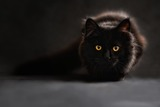
#> input picture data/cat_black_small.jpg, 160 x 107 px
$ jupyter execute local_image_operators.ipynb
#> lines starting #> are read from the running program, lines starting #| are printed output that depends on the picture; long printed decimals are rounded
# Local image operators
### Box Filter
Operator used for finding the sums of the elements.
$$ g(i,j) = \frac{1}{KL} \sum_{k,l} I(i-k, j-l)$$
where $K$ and $L$ is the size of the filter, $I$ - image.

[cell 1]
import numpy as np
def convolve(img, kernel):

    rows = img.shape[0];
    cols = img.shape[1];
    res = np.zeros((img.shape[0], img.shape[1]));
    # going over every pixel of the original image
    for r in range(0, rows):
        for c in range(0, cols):
#             print("r:",r, "c:",c)
            s = 0;
            # going over pixels of the kernel
            kernel_rows = kernel.shape[0]
            kernel_cols = kernel.shape[1]
            v = kernel_rows // 2;
            for kr in range(-v, v+1):
                for kc in range(-v, v+1):
                    ## border conditions
                    if ( (r+kr) < 0 or (r+kr) >= rows or (c+kc) < 0 or (c+kc) >= cols):
                        continue;
#                     print("kern. r:", r+kr, "c:", c+kc)
                    s = s + kernel[kr + v, kc + v]* img[r + kr, c + kc];
            res[r][c] = s;

    return res

[cell 2]
## Testing general convolution with box filter
print("Testing box filter with general convolution")
img1 = np.zeros((5,5))
img1[2,2] = 5;
print("Image 1  \n", img1)
ker = (np.zeros((3,3))+1)

## box filter
print("Box filter full")
res1 = convolve(img1, ker)
print(res1)

## Example 2
print(" == Example 2 ==")
img2 = np.array([[0.0, 1, 0, 2], [0,1,3,1], [1, 0, 0,2]])
print("Test image\n", img2)
print("Box filter full")
img2_conv = convolve(img2, ker)
print(img2_conv)

# Implementing box filter using integral images
## Computing integral image
Given an image an integral image stores the sum of all the value to the left and up from the given cell.

Since box filter computer the sum over the area of the  in the image, we can use integral image to speed up the computations. The main idea is to use the values stored in the integral image to  compute the sum.
For example, if we want to compute what would the sum be for the kernel of size 3 in the position $[r,c]$, then we need to use corresponding entries of the integral image.

$$ sum = x - a - b + c $$

The corresponding values are located in the following cells with respect to the center (r,c) of the placed kernel

$ i,j = [r + h/2], [c + h/2]$
$ x= In[i,j]$
$ a = In[i][j - h]$
$ b = In[i - h][j]$
$ c = In[i - h][j -h]$
where In is an integral image and h width of the kernel. Here kernel are only squared.

Special care should be taken with border conditions.

[cell 3]
import copy
## Implementing box filter using intergral images
def computeIntegralImage(img):
    int_img = copy.deepcopy(img)
    for r in range(int_img.shape[0]):
        for c in range(int_img.shape[1]):
            if r ==0 and c == 0:
                int_img[r,c] = img[r,c]
                continue
            if r == 0:
                int_img[r,c] =  int_img[r, c-1] + img[r,c]
                continue
            if c == 0:
                int_img[r,c] = int_img[r-1,c] + img[r,c]
                continue;
            int_img[r,c] = int_img[r-1,c] + int_img[r, c-1] - int_img[r-1, c-1] + img[r,c]
    return int_img

## box filter through integral image
## assumes that the kernel is all 1.
def convolveBox(img, kernel_size):
#> called with img = array of shape (3, 4), kernel_size = 3
    int_img = computeIntegralImage(img)
    res = np.zeros((img.shape))
    ## going over int_img
    h = kernel_size
    rows = int_img.shape[0]
    cols = int_img.shape[1]
    v = h // 2; ## shift to the center of the kernel
    for i in range(rows):
        for j in range(cols):
            ## shifting from the center of kernel to bottom right corner
            x_row = i + v
            x_col = j + v

            a_row = x_row
            a_col = x_col - h

            b_row = x_row - h
            b_col = x_col

            c_row = x_row - h
            c_col = x_col - h

#             print("b", b_row," ", b_col)

            ## checking c
            if ( c_col < 0 or c_row < 0):
                c = 0
            else:
                c = int_img[c_row, c_col]

            ## checking b
            if (b_row < 0):
                b = 0
            elif (b_col >= cols):
                b = int_img[b_row, cols-1]
            else:
                b = int_img[b_row, b_col]

            ## checking a
            if (a_col < 0):
                a = 0;
            elif (a_row >= rows):
                a = int_img[rows - 1, a_col]
            else:
                a = int_img[a_row, a_col]

            ## checking x
            if x_col >= cols and x_row >= rows:
                x = int_img[rows-1, cols-1]
            elif  x_col >= cols:
                x = int_img[x_row, cols-1];
            elif x_row >= rows:
                x = int_img[rows -1, x_col]
            else:
                x = int_img[x_row, x_col]
#             print("i", i, "j", j)
#             print("x ", x, "a ", a, " b", b, "c", c)
            res[i, j] = x - a - b + c;
    return res;

[cell 4]
## checking with integral image
## check computing of integral image
int1 = computeIntegralImage(img1)
print("Integral image 1\n", int1)
int2 = computeIntegralImage(img2)
print("Integral image 2\n", int2)

## seems that integral image working

print("Box filter int")
res_int2 = convolveBox(img2, 3)
print(res_int2)

# Applying Binomial, Box and Sobel filter

[cell 5]
import cv2
import matplotlib.pyplot as plt

## Loading data

## Test image
test_img = np.array([[0.0, 1, 0, 2], [0,1,3,1], [1, 0, 0,2]])
print("Test image\n", test_img)

## Real image
# img_name = "data/cat_rusty.jpg";
img_name = "data/cat_black_small.jpg"
# img_name = "data/starry_night_small.jpg"
image = cv2.imread(img_name, 0);
#> image: shape (107, 160); min 0, max 169, mean 40.5
image = image.astype('float')
print(type(image[0,0]))
#| <class 'numpy.float64'>
plt.imshow(image, cmap='gray');

[cell 6]
print("Box filter convolution")
# res_boxfilter = convolveBox(test_img, 3)
# print(res_boxfilter)

## Box filter on image
box_ker = (np.zeros((3,3))+1)
# res_image_box = convolve(image, box_ker) / 9
res_image_box = convolveBox(image, 3) / 9
#> call 2 of convolveBox, with kernel_size = 3
#> after the loop in computeIntegralImage (call 4), `for r in range(int_img.shape[0]):`:
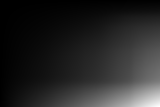
#> int_img: shape (107, 160) float64; min 16, max 693164, mean 107231.3; drawn with min black and max white
#> after the loop in convolveBox (call 2), `for i in range(rows):`:
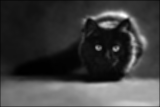
#> res: shape (107, 160) float64; min 20, max 1367, mean 359.9; drawn with min black and max white
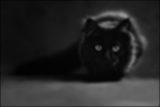
#> res_image_box: shape (107, 160) float64; min 2.22, max 151.9, mean 40
## plotting
fig=plt.figure(figsize=(16, 4), dpi= 80, facecolor='w', edgecolor='k')
plt.subplot(121)
plt.imshow(image, cmap="gray")
plt.title("Original image");

plt.subplot(122)
plt.imshow(res_image_box, cmap="gray")
plt.title("Applied box filter");
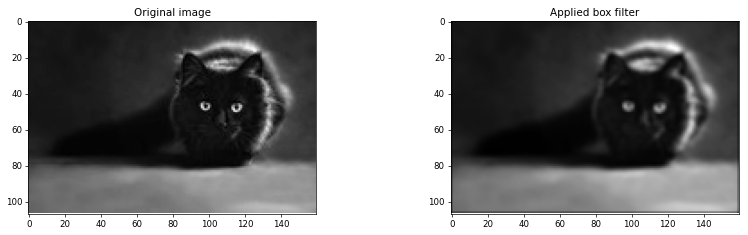
#> figure drawn by matplotlib, 2 panels

[cell 7]
### Binomial filter on test image
print("Binomial filter ")
# convolving with B_4^2
# bin_filter = np.array([[1, 4, 6, 4, 1], [4, 16, 24, 16, 4], [6,24,36,24,6], [4, 16, 24, 16, 4], [1, 4, 6, 4, 1] ])
# res_bin = convolve(test_img, bin_filter) / 256
## Convolving wuth B_2^2 filter
bin_filter = np.array([[1, 2, 1], [2,4,2], [1,2,1]])
res_bin = convolve(test_img, bin_filter)/16

print(res_bin)

[cell 8]
### Binomial filter on an image
res_image_bin = convolve(image, bin_filter) /16
## plotting
fig=plt.figure(figsize=(16, 4), dpi= 80, facecolor='w', edgecolor='k')
plt.subplot(121)
plt.imshow(image, cmap="gray")
plt.title("Original image");

plt.subplot(122)
plt.imshow(res_image_bin, cmap="gray")
plt.title("Applied binomial filter");

### Checking the difference between Binomial and Box kernel

[cell 9]
## plotting
fig=plt.figure(figsize=(16, 4), dpi= 80, facecolor='w', edgecolor='k')
plt.subplot(131)
plt.imshow(image, cmap="gray")
plt.title("Original image");

plt.subplot(132)
plt.imshow(res_image_box, cmap="gray")
plt.title("Box filter");

plt.subplot(133)
plt.imshow(res_image_bin, cmap="gray")
plt.title("Binomial filter");

[cell 10]
### Applying Sobel filter

## test image
dx_kernel = np.array([[1, 2, 1], [0, 0, 0], [-1, -2, -1]]) # over rows
dy_kernel = np.array([[1, 0, -1], [2, 0, -2], [1, 0, -1]]) # over columns

dx_image_test = convolve(test_img, dx_kernel) / 8
#> dx_image_test = [[-0.125, -0.625, -1, -0.625], [-0.125, 0.125, 0.125, 0], [0.125, 0.625, 1, 0.625]]
dy_image_test = convolve(test_img, dy_kernel) / 8
#> dy_image_test = [[-0.375, -0.375, -0.25, 0.375], [-0.375, -0.625, -0.375, 0.75], [-0.125, -0.125, -0.5, 0.375]]
res_image_test = np.sqrt(np.square(dx_image_test) + np.square(dy_image_test))
#> res_image_test = [[0.395, 0.729, 1.03, 0.729], [0.395, 0.637, 0.395, 0.75], [0.177, 0.637, 1.12, 0.729]]
print("X derivative \n", dx_image_test)
#| X derivative
#|  [[-0.125 -0.625 -1.    -0.625]
#|  [-0.125  0.125  0.125  0.   ]
#|  [ 0.125  0.625  1.     0.625]]
print("Y derivative \n", dy_image_test)
#| Y derivative
#|  [[-0.375 -0.375 -0.25   0.375]
#|  [-0.375 -0.625 -0.375  0.75 ]
#|  [-0.125 -0.125 -0.5    0.375]]
print("Gradient\n", res_image_test)
#| Gradient
#|  [[0.3953 0.7289 1.031 0.7289]
#|  [0.3953 0.6374 0.3953 0.75      ]
#|  [0.1768  0.6374 1.118 0.7289]]

## real image
dx_image = convolve(image, dx_kernel) / 8
#> after the loop in convolve (call 7), `for r in range(0, rows):`:
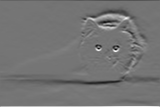
#> res: shape (107, 160) float64; min -463, max 545, mean -2.4; drawn with min black and max white
dy_image = convolve(image, dy_kernel) / 8
#> after the loop in convolve (call 8), `for r in range(0, rows):`:
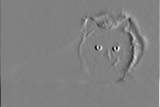
#> res: shape (107, 160) float64; min -527, max 512, mean -0.5; drawn with min black and max white

res_image = np.sqrt(np.square(dx_image) + np.square(dy_image))
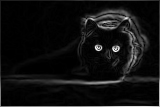
#> res_image: shape (107, 160) float64; min 0, max 68.14, mean 4.4; drawn with min black and max white

## plotting
plt.figure(figsize=(16, 4), dpi= 80, facecolor='w', edgecolor='k')
plt.subplot(121)
plt.imshow(image, cmap="gray")
plt.title("Original image");

plt.subplot(122)
plt.imshow(res_image, cmap="gray")
plt.title("Sobel: Gradient");

plt.figure(figsize=(16, 4), dpi= 80, facecolor='w', edgecolor='k')
plt.subplot(121)
plt.imshow(dx_image, cmap="gray")
plt.title("Sobel: dX image");

plt.subplot(122)
plt.imshow(dy_image, cmap="gray")
plt.title("Sobel: dY image");
